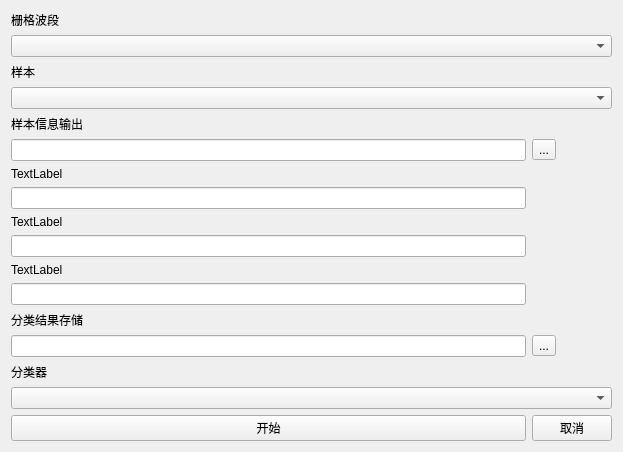
<?xml version="1.0" encoding="UTF-8"?>
<ui version="4.0">
 <class>classmangement</class>
 <widget class="QWidget" name="classmangement">
  <property name="geometry">
   <rect>
    <x>0</x>
    <y>0</y>
    <width>623</width>
    <height>450</height>
   </rect>
  </property>
  <property name="windowTitle">
   <string>分类设置</string>
  </property>
  <layout class="QGridLayout" name="gridLayout">
   <item row="1" column="0" colspan="2">
    <widget class="QComboBox" name="comboBox"/>
   </item>
   <item row="0" column="0">
    <widget class="QLabel" name="label">
     <property name="text">
      <string>栅格波段</string>
     </property>
    </widget>
   </item>
   <item row="5" column="1">
    <widget class="QToolButton" name="toolButton">
     <property name="text">
      <string>...</string>
     </property>
    </widget>
   </item>
   <item row="5" column="0">
    <widget class="QLineEdit" name="lineEdit"/>
   </item>
   <item row="3" column="0" colspan="2">
    <widget class="QComboBox" name="comboBox_2"/>
   </item>
   <item row="12" column="0">
    <widget class="QLabel" name="label_5">
     <property name="text">
      <string>分类结果存储</string>
     </property>
    </widget>
   </item>
   <item row="18" column="0">
    <widget class="QPushButton" name="pushButton_2">
     <property name="text">
      <string>开始</string>
     </property>
    </widget>
   </item>
   <item row="4" column="0">
    <widget class="QLabel" name="label_3">
     <property name="text">
      <string>样本信息输出</string>
     </property>
    </widget>
   </item>
   <item row="2" column="0">
    <widget class="QLabel" name="label_2">
     <property name="text">
      <string>样本</string>
     </property>
    </widget>
   </item>
   <item row="16" column="0">
    <widget class="QLabel" name="label_4">
     <property name="text">
      <string>分类器</string>
     </property>
    </widget>
   </item>
   <item row="13" column="1">
    <widget class="QToolButton" name="toolButton_2">
     <property name="text">
      <string>...</string>
     </property>
    </widget>
   </item>
   <item row="18" column="1">
    <widget class="QPushButton" name="pushButton">
     <property name="text">
      <string>取消</string>
     </property>
    </widget>
   </item>
   <item row="7" column="0">
    <widget class="QLineEdit" name="lineEdit_3"/>
   </item>
   <item row="13" column="0">
    <widget class="QLineEdit" name="lineEdit_2"/>
   </item>
   <item row="8" column="0">
    <widget class="QLabel" name="label_7">
     <property name="text">
      <string>TextLabel</string>
     </property>
    </widget>
   </item>
   <item row="17" column="0" colspan="2">
    <widget class="QComboBox" name="comboBox_3"/>
   </item>
   <item row="6" column="0">
    <widget class="QLabel" name="label_6">
     <property name="text">
      <string>TextLabel</string>
     </property>
    </widget>
   </item>
   <item row="9" column="0">
    <widget class="QLineEdit" name="lineEdit_4"/>
   </item>
   <item row="10" column="0">
    <widget class="QLabel" name="label_8">
     <property name="text">
      <string>TextLabel</string>
     </property>
    </widget>
   </item>
   <item row="11" column="0">
    <widget class="QLineEdit" name="lineEdit_5"/>
   </item>
  </layout>
 </widget>
 <layoutdefault spacing="6" margin="11"/>
 <resources/>
 <connections>
  <connection>
   <sender>pushButton_2</sender>
   <signal>clicked()</signal>
   <receiver>classmangement</receiver>
   <slot>star_classify()</slot>
   <hints>
    <hint type="sourcelabel">
     <x>139</x>
     <y>438</y>
    </hint>
    <hint type="destinationlabel">
     <x>130</x>
     <y>303</y>
    </hint>
   </hints>
  </connection>
  <connection>
   <sender>toolButton</sender>
   <signal>clicked()</signal>
   <receiver>classmangement</receiver>
   <slot>findtext()</slot>
   <hints>
    <hint type="sourcelabel">
     <x>565</x>
     <y>153</y>
    </hint>
    <hint type="destinationlabel">
     <x>593</x>
     <y>165</y>
    </hint>
   </hints>
  </connection>
  <connection>
   <sender>toolButton_2</sender>
   <signal>clicked()</signal>
   <receiver>classmangement</receiver>
   <slot>outputtiff()</slot>
   <hints>
    <hint type="sourcelabel">
     <x>565</x>
     <y>353</y>
    </hint>
    <hint type="destinationlabel">
     <x>586</x>
     <y>250</y>
    </hint>
   </hints>
  </connection>
  <connection>
   <sender>pushButton</sender>
   <signal>clicked()</signal>
   <receiver>classmangement</receiver>
   <slot>close()</slot>
   <hints>
    <hint type="sourcelabel">
     <x>611</x>
     <y>438</y>
    </hint>
    <hint type="destinationlabel">
     <x>622</x>
     <y>344</y>
    </hint>
   </hints>
  </connection>
  <connection>
   <sender>comboBox_3</sender>
   <signal>currentTextChanged(QString)</signal>
   <receiver>classmangement</receiver>
   <slot>classifytype(QString)</slot>
   <hints>
    <hint type="sourcelabel">
     <x>454</x>
     <y>396</y>
    </hint>
    <hint type="destinationlabel">
     <x>808</x>
     <y>307</y>
    </hint>
   </hints>
  </connection>
 </connections>
 <slots>
  <slot>star_classify()</slot>
  <slot>findtext()</slot>
  <slot>outputtiff()</slot>
  <slot>classifytype(QString)</slot>
 </slots>
</ui>
